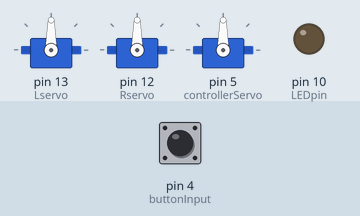
Bench run of a sketch on a simulated Arduino Uno, built with avr-gcc and run on an emulated ATmega328P. Shown: 3 × servo, output pins drawn as LEDs (lit = HIGH). Dashed ring = blinking. Inputs (shaded band) come from the test bench; at power-on: pin 4 (buttonInput) LOW.

Above: at 1.2 s.
1.3 s: pin 4 (buttonInput) pulled HIGH for 0.15 s
At 1.58 s:
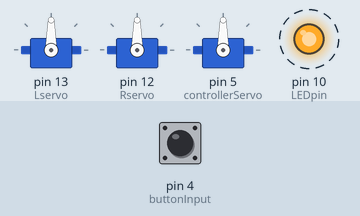
At 2.72 s:
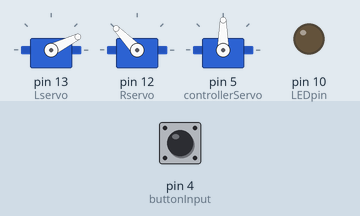
4.3 s: pin 4 (buttonInput) pulled HIGH for 3.2 s
At 10.6 s:
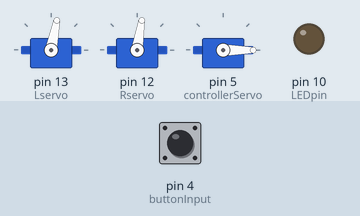
Timing chart, 0 to 12.1 s (numbered marks = the images above; inputs shaded):
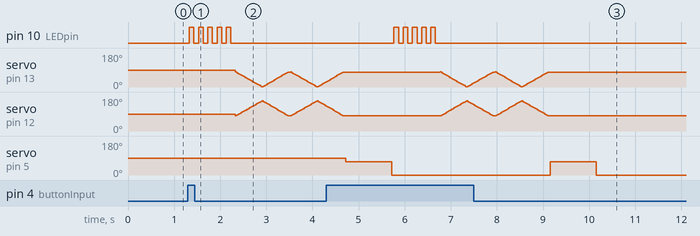

Measured:
- after the input at 4.3 s, pin 10 (LEDpin): alternates HIGH for 0.10 s and LOW for 0.10 s, 10 changes in all, then stays LOW, starting after 1.5 s
- by itself, servo on pin 5 (controllerServo): alternates 70° for 1.0 s and 0° for 3.4 s

The sketch:

laundry_list_source_code.ino
```cpp
//load servo library
#include <Servo.h>

//keep set pins for controlling servo motors
#define Lservo 13 //left
#define Rservo 12 //right

//pin for LED
#define LEDpin 10

//this is a servo to activate the button on the remote control to advance the pulley
#define controllerServo 5

//initialise 2 servos using the servo library, one left, and one right.
Servo servoL;
Servo servoR;
//as well 1 servo for the controller
Servo controller;

//set pin for the button input
#define buttonInput 4


//please note that this variable has no direct implementation right now, but in the future, should more features be automated and an LCD display be added,
//this may prove very useful.
//~~~~~~~~~~~~~~~~~~~~~~~~~~~~~~~~~~~~~~~~~~~~~~~~~~~~~~~|
//global variable to keep track of the number of tasks.  |
//This is equal to the number of items on the pulley     |
int numTasks = 4;                                      //|
//~~~~~~~~~~~~~~~~~~~~~~~~~~~~~~~~~~~~~~~~~~~~~~~~~~~~~~~|


//global variable to know when a task is completed
boolean taskCompleted = false;

//function to advance the pulley. To be implemented later.
void pulleyAdvance(int time) {
  //The pulley advancing mechanism is a dollar store RC car. As such, to activate the switch, the button on the remote control is pressed by a servo.
  controller.write(70);
  delay(time);
  controller.write(0);
}

void blinkLED(int n) {
  //loop for n times
  for(int i = n; i > 0; i--) {
    // turn the LED on, voltage set to HIGH
    digitalWrite(LEDpin, HIGH);
    //wait some amount of time. LED remains on
    delay(100);
    //voltage now set to LOW, so LED goes off.
    digitalWrite(LEDpin, LOW);
    // wait again
    delay(100);
  }
}

//abstract away the logic of the scissor cutting action
void cut() {
  //local variable to keep track of the angle of the servo motors
  int theta = 0;
  //opening scissors:
  //Theta starts at 0, and counts the absolute value of the change of position in degrees.
  //The angle made when the scissors are closed is roughly 10 degrees, so theta only counts to 80 not 90
  //Theta continues until 80 so it opens a total of 90 degrees
  for (theta = 0; theta < 80; theta++) {
      //for this 5 bar linkage, the left servo rotates counterclockwise to open the scissors
      //while the right servo opens clockwise.
      //the reference position for the scissors is 80 degrees (scissors are closed)

      //for the left servo, theta is subtracted from the beggining angle as it needs to rotate counterclockwise
      servoL.write(80-theta);
      //for the right servo, theta is added to 80 as it needs to rotate clockwise.
      servoR.write(80+theta);
      //the length of the delay sets the speed of the action
      //longer delay means that more time is taken between each increment of movement.
      delay(7);
  }

  //closing scissors:
  //Now, theta starts at 80 as 80 - 80 = 0 which is the angle when the scissors are fully open
  //as theta decreases, the angle of the stepper motors gets closer to 80 which is the rest position
  for(theta = 80; theta > 0; theta--) {

    //same as above, because the servos are rotating in different directions, the nominal angle is different
    //but the angles generated by each servo with respect to the centerline of the scissor mechanism
    //(from joint of scissors to the middle of the block that the 2 servos are attached to) remain equal.
    servoL.write(80-theta);
    servoR.write(80+theta);
    delay(7);
  }
}


//advance pulley, open, then close scissors
void removeTask() {
  //blink the LED so the user knows something is happening
  blinkLED(5);

  //2 cuts are made just in case 1 fails. Redundency = good
  cut();
  delay(50);
  cut();
  delay(50);
  //move pulley forwards for 1 second.
  //Motion is via an RC car, not a stepper motor, so no precise distance control yet
  pulleyAdvance(1000);

}

void setup() {
  // put your setup code here, to run once:

  //set the button as an input to detect when it is pressed
  pinMode(buttonInput, INPUT);

  //set LEDpin as output
  pinMode(LEDpin, OUTPUT);

  //using the servo library, the ports for "Lservo" and "Rservo" are set as servo controlling ports
  //for the left and right servos respectively
  servoL.attach(Lservo);
  servoR.attach(Rservo);
  //attach controllerServo to controller
  controller.attach(controllerServo);
}

void loop() {
  //logic to detect when the button is pressed:
  //First, check if a signal is detected throught the corresponding button pin
  //As well, make sure that the machine is not getting rid of a task
  //then, wait some amount of time. This is to get rid of "noise" or false signals
  boolean buttonState = digitalRead(buttonInput);

  if (buttonState) {
     delay(30);
     if (buttonState) {
        //at this point, we know the button has been activated, but need to wait until released
        //to start the task removal process
        while (buttonState) {
          removeTask();
          delay(50);
          //update buttonState
          buttonState = digitalRead(buttonInput);
        }
        //then we set taskCompleted to true to begin removing a task
        taskCompleted = true;
     }
  }
  //useful feature for the future: keeping track of the number of tasks.
  if (taskCompleted) {
    numTasks--;
  }
}
```
